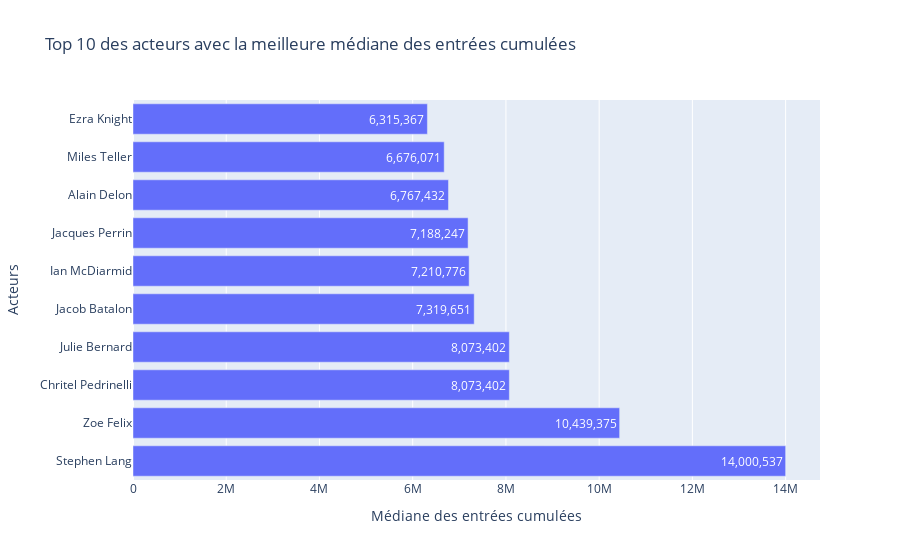

The cell this chart's notebook holds for it:
### Code cell
# Acteurs ayant réalisé la meilleure médiane d'entrées cumulées sur toute la durée d'exploitation du film au cinéma avec plotly

import plotly.express as px
import pandas as pd

# Étape 1: Créer un DataFrame long en fusionnant les colonnes des acteurs
actors_columns = ['acteur_1', 'acteur_2', 'acteur_3', 'acteur_4']
melted_actors = pd.melt(allocine, id_vars=['titre_original', 'cumul_france'], 
                        value_vars=actors_columns, var_name='actor_role', value_name='actor')
melted_actors = melted_actors.dropna(subset=['actor'])

# Étape 2: Grouper par 'actor' et calculer la médiane des entrées cumulées pour chaque acteur
actor_medians_cumul = melted_actors.groupby('actor')['cumul_france'].median()

# Étape 3: Trier les données pour obtenir les 10 acteurs avec la meilleure médiane d'entrées cumulées
top_10_actors_by_median_cumul = actor_medians_cumul.sort_values(ascending=False).head(10)

# Créer un diagramme à barres horizontales pour afficher les acteurs
fig = px.bar(top_10_actors_by_median_cumul, x=top_10_actors_by_median_cumul.values, y=top_10_actors_by_median_cumul.index, orientation='h',
             text=top_10_actors_by_median_cumul.values,  # Afficher le texte à l'intérieur des barres
             labels={'y': 'Acteurs', 'x': 'Médiane des entrées cumulées'},
             title='Top 10 des acteurs avec la meilleure médiane des entrées cumulées')

# Personnaliser l'affichage du texte et les axes
fig.update_traces(texttemplate='%{text:,.0f}', textposition='inside')
fig.update_layout(
    xaxis_title='Médiane des entrées cumulées',
    yaxis_title='Acteurs',
    uniformtext_minsize=8, uniformtext_mode='hide',
    height=600
)

# Afficher le graphique
fig.show()

### Figure 1 — Plotly figure (JSON) as saved in the notebook; plotly's stock layout.template omitted (floating-point values rounded to 4 significant figures)
{"data": [{"alignmentgroup": "True", "hovertemplate": "Médiane des entrées cumulées=%{x}<br>actor=%{y}<br>text=%{text}<extra></extra>", "legendgroup": "", "marker": {"color": "#636efa", "pattern": {"shape": ""}}, "name": "", "offsetgroup": "", "orientation": "h", "showlegend": false, "text": [14000537, 10439375, 8073402, 8073402, 7319651, 7210776, 7188247, 6767432, 6676071, 6315367], "textposition": "inside", "texttemplate": "%{text:,.0f}", "type": "bar", "x": [14000537, 10439375, 8073402, 8073402, 7319651, 7210776, 7188247, 6767432, 6676071, 6315367], "xaxis": "x", "y": [" Stephen Lang", " Zoe Felix", " Chritel Pedrinelli", " Julie Bernard", " Jacob Batalon", " Ian McDiarmid", " Jacques Perrin", " Alain Delon", " Miles Teller", " Ezra Knight"], "yaxis": "y"}], "layout": {"autosize": true, "barmode": "relative", "legend": {"tracegroupgap": 0}, "title": {"text": "Top 10 des acteurs avec la meilleure médiane des entrées cumulées"}, "uniformtext": {"minsize": 8, "mode": "hide"}, "xaxis": {"anchor": "y", "autorange": true, "domain": [0, 1], "range": [0, 14740000.0], "title": {"text": "Médiane des entrées cumulées"}, "type": "linear"}, "yaxis": {"anchor": "x", "autorange": true, "domain": [0, 1], "range": [-0.5, 9.5], "title": {"text": "Acteurs"}, "type": "category"}}}
